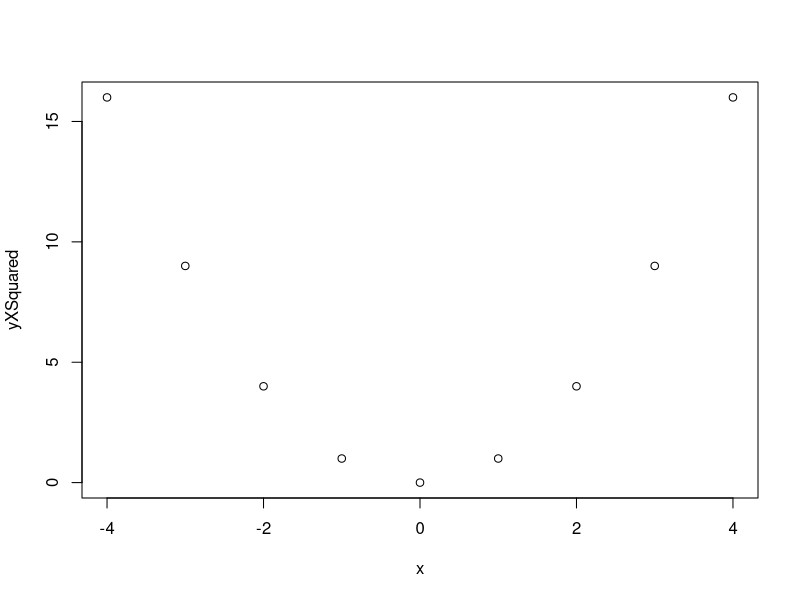
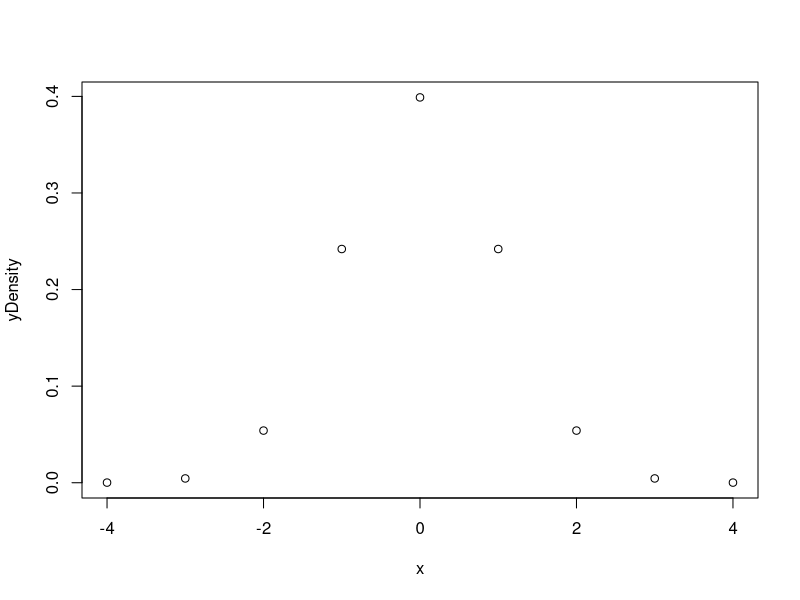
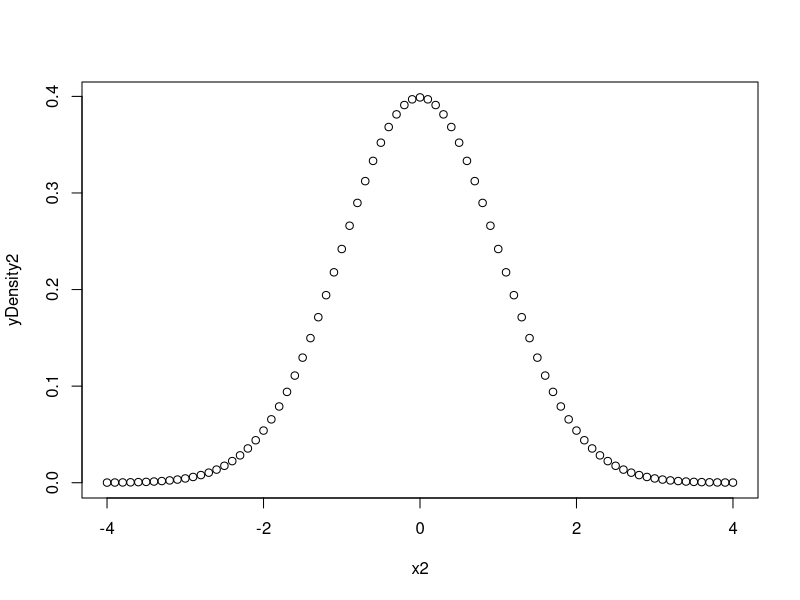
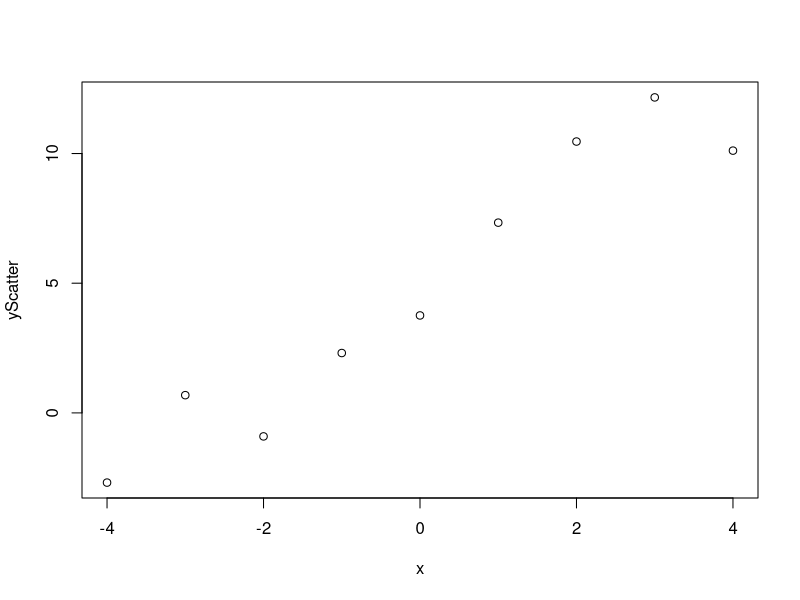
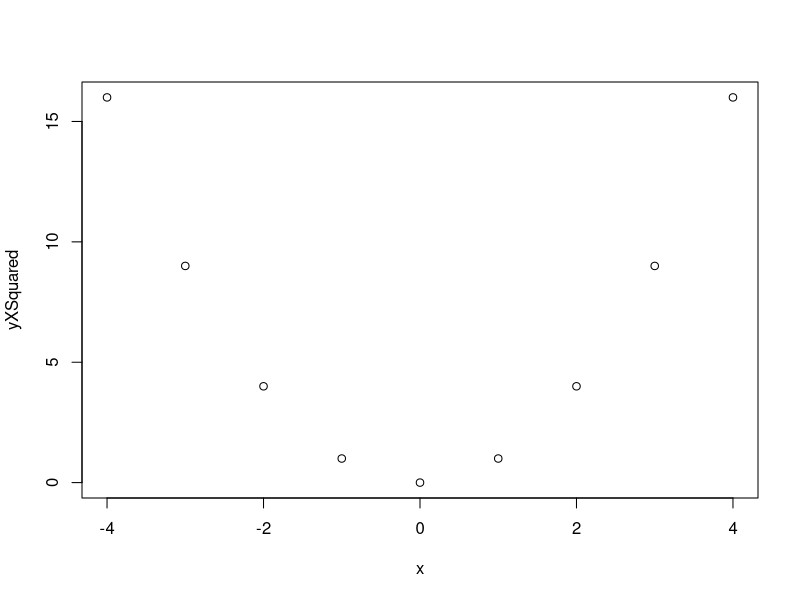
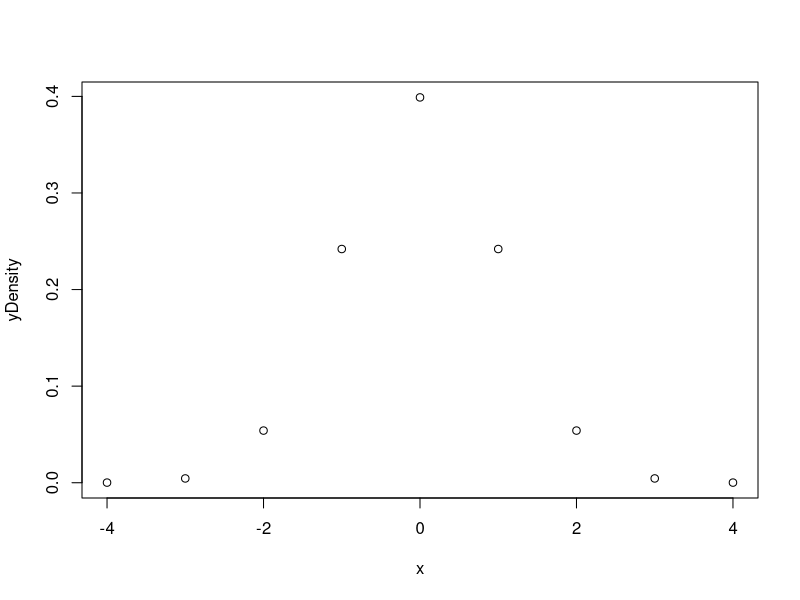
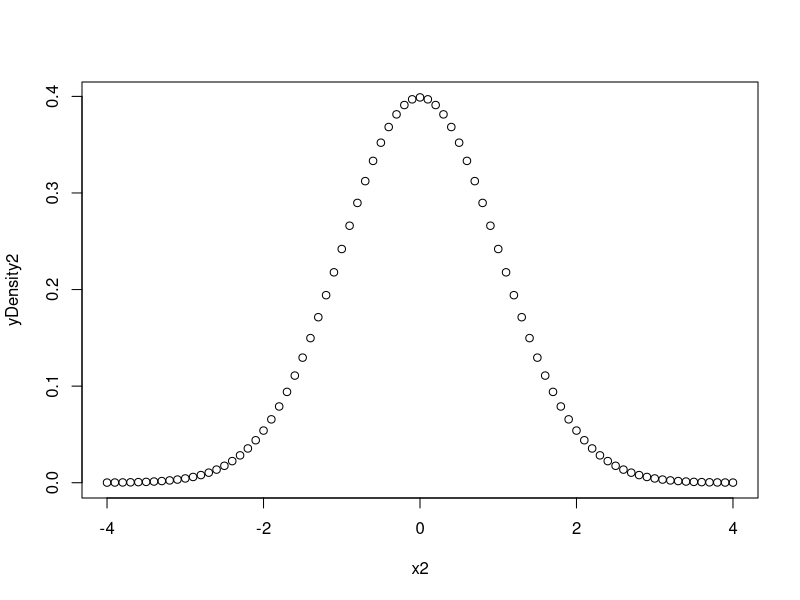
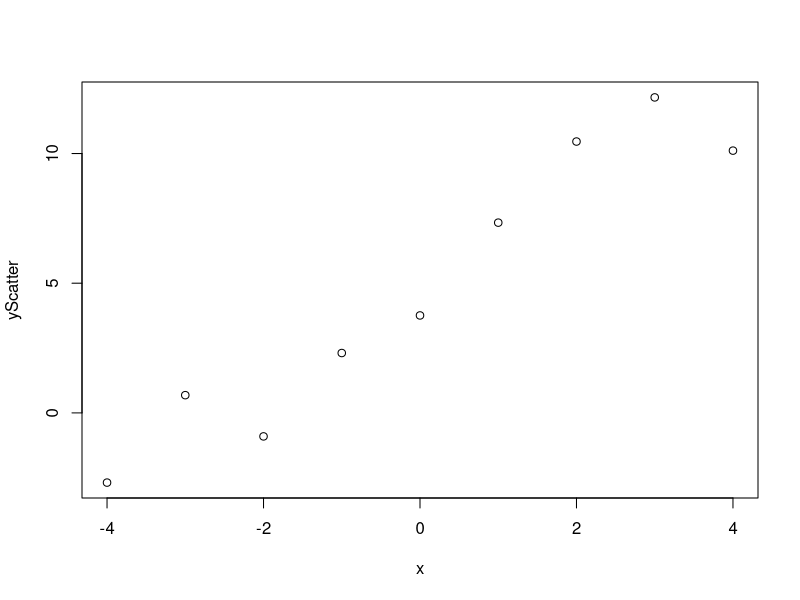

Write R code to recreate these figures, in order. (Note: this script raises an error after producing the figures.)
# Lesson08_VisualizingData.R
# Date: Mar 19, 2017 8:04:25 PM 2017
#
# Author: M. Joseph Meyer
###############################################################################

# set the seed
set.seed(7720)

# An important part of analyzing data in research is to visualize the data in a presentable way,
# in order for researchers and article readers to best understand relationships and trends in
# the data.  In this unit, we'll look at various plotting methods, arguments, and other customizable
# options that will help you make plots that best fit your data.  We will also describe some best
# practices with data visualization that may help you avoid making misleading or ambiguous plots.

#------------------------------------------------------------

# Basic plot function:

# The basic plot function is in the form

# plot(x,y)

# Where x is the vector of x-coordinates, and y is the vector of y-coordinates.

# When plotting using this form, x and y need to have the same number of elements!

# Some examples:
x <- -4:4
x2 <- seq(-4,4,.1)
yXSquared <- x^2
yDensity <- dnorm(x)
yDensity2 <- dnorm(x2)
yScatter <- x*2 + 5 + rnorm(9,sd=1.5)
plot(x,yXSquared)
plot(x,yDensity)
plot(x2,yDensity2)
plot(x,yScatter)

# When making plots, the plots will go on the bottom-right part of the RStudio screen (see the
# slides on Collab for pictures!)

#------------------------------------------------------------

# Arguments for many plot methods

# Because every dataset looks different from other datasets, each plot may need to
# be customized differently for each dataset.  Luckily, R has many customization options
# for plotting data!  The most common arguments used for the plot function when
# plotting data are below:

# The type argument is used to choose whether to plot points, lines, or some combination of
# the two.

# p: points
plot(x,yXSquared,type="p")
plot(x,yDensity,type="p")
plot(x2,yDensity2,type="p")
plot(x,yScatter,type="p")

# l: lines
# Note that the line will connect the points in order of the x and y coordinates specified.
plot(x,yXSquared,type="l")
plot(x,yDensity,type="l")
plot(x2,yDensity2,type="l")
plot(x,yScatter,type="l")

# b: both lines and points
plot(x,yXSquared,type="b")
plot(x,yDensity,type="b")
plot(x2,yDensity2,type="b")
plot(x,yScatter,type="b")

# c: the lines part alone of "b"
plot(x,yXSquared,type="c")
plot(x,yDensity,type="c")
plot(x2,yDensity2,type="c")
plot(x,yScatter,type="c")

# o for both lines and points 'over-plotted'
plot(x,yXSquared,type="o")
plot(x,yDensity,type="o")
plot(x2,yDensity2,type="o")
plot(x,yScatter,type="o")

# "h" for 'histogram' like (or â€˜high-densityâ€™) vertical lines
plot(x,yXSquared,type="h")
plot(x,yDensity,type="h")
plot(x2,yDensity2,type="h")
plot(x,yScatter,type="h")

# "n" for no plotting
# This option is useful when you want to plot multiple sets of lines or points using separate functions
# (we'll go over the points() and lines() functions later in this script)
plot(x,yXSquared,type="n")
plot(x,yDensity,type="n")
plot(x2,yDensity2,type="n")
plot(x,yScatter,type="n")

#------------------

# Labels

# To add labels to your plot, you can use the xlab, ylab, and main arguments!

# xlab adds/changes the label for the x-axis
# ylab adds/changes the label for the y-axis
# main adds/changes the title

plot(x,yXSquared,type="l",xlab="x",ylab="x^2",main="Parabola")
plot(x,yDensity,type="l",xlab="quantile",ylab="density",main="Rough Normal Distribution")
plot(x,yScatter,xlab="IV",ylab="DV",main="Simulated Scatterplot")

#------------------

# xaxt, yaxt

# if you set xaxt or yaxt to "n", you can remove the default tick marks
# for the corresponding axis.  This is useful when you want to define
# your own tick marks:

plot(x,yXSquared,xaxt="n")
plot(x,yDensity,yaxt="n")

#------------------

# xlim, ylim

# To set the minimum and maximum values of the viewable plot, we can
# use the xlim and ylim arguments:

# Our default plot, with x on the x-axis and yDensity on the y-axis.  Here,
# we see that our x-axis goes from -4 to 4, and our y-axis goes from 0 to 0.4.

plot(x,yDensity)

# This is because the minimum and maximum values of x are -4 and 4, respectively...
min(x)
max(x)

# ... and the minimum and maximum values of yDensity are approximately 0 and 0.4,
# respectively:
min(yDensity)
max(yDensity)

# When using the xlim and ylim arguments, the arguments expect a vector of two values:
# the minimum and maximum limits for the x-axis and y-axis, respectively.

# For example, xlim=c(0,4) changes the view to only show the part of the plot between
# an x value of 0 and an x value of 4:
plot(x,yDensity,xlim=c(0,4))

# ylim=c(0,0.5) changes the view to only show the part of the plot between a y value
# of 0 and a y value of 0.5:
plot(x,yDensity,ylim=c(0,0.5))

# Be careful when choosing xlim and ylim values in your own plots.  While it may be helpful
# to change the limits of the plot so that you can focus on certain parts of the data, you need 
# to make sure that you're not masking important parts of your plot, or making your plot too
# small to see any differences between groups.

# Going back to the xlim example:
plot(x,yDensity,xlim=c(0,4))

# It looks like the our yDensity values decrease as x increase.  However, if we look at
# our original plot:
plot(x,yDensity)

# we can see that yDensity first increases, and then decreases.  A very different trend!

#------------------

# col

# The col argument changes the color of the points or lines in 
# the plot.  Make sure to put the name of the color in quotes!

# col="red" when using type="l" sets the color of the line to red
plot(x,yXSquared,type="l",xlab="x",ylab="x^2",main="Parabola",col="red")

# col="red" when using type="p" sets the color of the points to red
plot(x,yXSquared,type="p",xlab="x",ylab="x^2",main="Parabola",col="red")

# For the full range of colors you can use in R, look at the link
# https://stat.columbia.edu/~tzheng/files/Rcolor.pdf, or at the Rcolor.pdf file on
# Collab.

# If you're familiar with writing colors in RGB (red,blue,green) format, you can use
# the rgb function.  The rgb function has three minimum arguments, which each take values from 0 to 1.
# The higher the number, the more of that color is added to the final color (so rgb(red=0.5,green=0,blue=0.5) should
# give you purple).
# col=rgb(red=0,green=0,blue=1) sets the color of the line to blue
plot(x,yXSquared,type="l",xlab="x",ylab="x^2",main="Parabola",
     col=rgb(red=0,green=0,blue=1))

# col=rgb(red=0.5,green=0,blue=0.5) sets the color of the line to purple
plot(x,yXSquared,type="l",xlab="x",ylab="x^2",main="Parabola",
     col=rgb(red=0.5,green=0,blue=0.5))

# Extra info: if you know how to write colors as hex codes, you can use that too!
# col="#E57200" sets the color of the line to UVa's shade of orange (RGB values 229,114,0)
plot(x,yXSquared,type="l",xlab="x",ylab="x^2",main="Parabola",col="#E57200")

# col="#232D4B" sets the color of the line to UVa's shade of navy blue (RGB values 35,45,75)
plot(x,yXSquared,type="l",xlab="x",ylab="x^2",main="Parabola",col="#232D4B")

#------------------

# lty: line type

# If you want to change the type of the line (i.e., to a dotted line), you can use
# the lty argument.

# 0 = blank
plot(x,yScatter,type="l",lty=0)

# 1 = solid (default)
plot(x,yScatter,type="l",lty=1)

# 2 = dashed
plot(x,yScatter,type="l",lty=2)

# 3 = dotted
plot(x,yScatter,type="l",lty=3)

# 4 = dotdash
plot(x,yScatter,type="l",lty=4)

# 5 = longdash
plot(x,yScatter,type="l",lty=5)

# 6 = twodash
plot(x,yScatter,type="l",lty=6)

# the lty argument can also take character strings of the options:
plot(x,yScatter,type="l",lty="dashed")

#------------------

# lwd: line thickness

# If you want to change the thickness of a line, you can use the lwd argument.

# 1 is the default
plot(x,yScatter,type="l")
plot(x,yScatter,type="l",lwd=1)

# Thicker lines: > 1
plot(x,yScatter,type="l",lwd=2)
plot(x,yScatter,type="l",lwd=5)
plot(x,yScatter,type="l",lwd=10)

# Thinner lines: < 1 (only positive numbers work)
plot(x,yScatter,type="l",lwd=0.5)
plot(x,yScatter,type="l",lwd=0.2)
plot(x,yScatter,type="l",lwd=0.1)

#------------------

# cex: magnification level, i.e. for points

# If you want to change the size of a point, you can use the cex argument.

# 1 is the default
plot(x,yScatter,type="p")
plot(x,yScatter,type="p",cex=1)

# larger sizes: > 1
plot(x,yScatter,type="p",cex=2)
plot(x,yScatter,type="p",cex=5)
plot(x,yScatter,type="p",cex=10)

plot(x,yScatter,type="p",cex=x+5)

# smaller sizes: < 1
plot(x,yScatter,type="p",cex=0.5)
plot(x,yScatter,type="p",cex=0.2)
plot(x,yScatter,type="p",cex=0.1)

# Note that this is different than lwd - the cex argument will increase the 
# radius of the point circle (the size of the whole point), while lwd
# will increase the thickness of the line of the point.
# cex: increasing the radius
plot(x,yScatter,type="p",cex=2)
# lwd: increasing the thickness
plot(x,yScatter,type="p",lwd=2)

#------------------

# pch - point type

# If you want to change the type of the point (i.e., to a square), you can use
# the pch argument.

# There are over 100 possible options for point types.  See
# https://www.rdocumentation.org/packages/graphics/versions/3.5.1/topics/points
# for more details.

# Some examples of points:

# 1 is the default
plot(x,yScatter,type="p")
plot(x,yScatter,type="p",pch=1)

# 0: square
plot(x,yScatter,type="p",pch=0)

# 2: triangle
plot(x,yScatter,type="p",pch=2)

plot(x,yScatter,type="p",pch="R")

# 3: plus
plot(x,yScatter,type="p",pch=3)

# 4: cross
plot(x,yScatter,type="p",pch=4)

# 8: star
plot(x,yScatter,type="p",pch=8)

# 19: solid circle
plot(x,yScatter,type="p",pch=19,col="blue")

# For certain points (21:25), we can change the fill color by using bg:

# 21: filled circle
# col="blue" changes the border or line of the points to blue, and bg="red" changes the
# inside or fill of the points to red:
plot(x,yScatter,type="p",pch=21,bg="red",col="blue")

# 22: filled square
# bg="green" changes the inside or fill of the points to green:
# Note that we didn't change the color of the point line this time, so the outer part of the point
# is still black by default
plot(x,yScatter,type="p",pch=22,bg="green")

# 24: filled triangle
# col="blue" changes the border or line of the points to blue, bg="red" changes the
# inside or fill of the points to red, cex=3 makes the points 3 times bigger, and lwd=2
# makes the lines of the points 2 times thicker:
plot(x,yScatter,type="p",pch=24,bg="red",col="blue",cex=3,lwd=2)

# We can also use keyboard symbols to specify other kinds of point types:
plot(x,yScatter,type="p",pch="*",cex=3)
plot(x,yScatter,type="p",pch="+",cex=3)
plot(x,yScatter,type="p",pch="$",cex=3)
plot(x,yScatter,type="p",pch="5",cex=3)
plot(x,yScatter,type="p",pch="P",cex=3)

# More examples can be found at
# http://www.sthda.com/english/wiki/r-plot-pch-symbols-the-different-point-shapes-available-in-r

#------------------------------------------------------------

# The par function

# In addition to all of these arguments, we can use the par function to 
# manipulate plots further.

# While arguments in the plot function will customize the points, lines, and axes in
# the plot, the arguments in the par function will customize the entire plot and the
# area around it.

# Unlike most functions, running the par function will change the options of the
# plot globally; that is, all future plots will also have any customization options
# you set.  To reset these options, we need to save the output of the par function
# to an R object (typically named "op", but can be any name), and then run the par
# function again after we run the plot functions with the R object (op) as the only
# argument.

# Let's try an example.  As we'll see below, the mfrow argument in the par function will let you
# have multiple plots in the plotting area.
# To start, we can run the par function with the mfrow argument we want.  We then save
# the options by assigning them to an object (op):
op <- par(mfrow=c(1,3))

# Note that op is now a list containing all the original values of the options we set
# from the par function, so that we can reset the options back later:
str(op)

# Next, we run the plots:
plot(x,yXSquared,type="l",xlab="x",ylab="x^2",main="Red Parabola",col="red")
plot(x,yXSquared,type="l",xlab="x",ylab="x^2",main="Blue Parabola",col="blue")
plot(x,yXSquared,type="l",xlab="x",ylab="x^2",main="Green Parabola",col="darkgreen")

# and then we can revert the options so that only one plot is in in the plotting area by
# putting the object op back into the function:
par(op)

# Remember that if we don't do this or run all the code, we'll continue to have 3 plots
# in the plotting area!

# If you want to know the default values of any argument, you can run the par function
# with just the name of the argument in quotes:

par("mfrow")

#------------------

# mar: Change the margins of the plot

par("mar")

# This corresponds with the current margin size, in order of
# bottom, left, top, and right.

# Let's start by plotting x and yXSquared.
plot(x,yXSquared)

# Now, let's try decreasing the margins:
op <- par(mar=c(0.2,0.2,0.2,0.2))
plot(x,yXSquared)
par(op)

# And now increasing them:
op <- par(mar=c(10,10,10,10))
plot(x,yXSquared)
par(op)

# What if we go farther?
op <- par(mar=c(40,40,40,40))
plot(x,yXSquared)
par(op)

# If our margins are too large, we'll get the error "figure margins too large."
# You may see this error come up when your plot size for RStudio is too small, as well.

#------------------

# bg: change the background

# bg="blue" sets the entire plotting area to the color blue
op <- par(bg="blue")
plot(x,yXSquared,type="l",col="red")
par(op)

#------------------

# mfrow: multiple plots at once

# What if we want to combine all three plots into one?  Then, we can use the mfrow
# argument!

par("mfrow")

# This sets up a window that will plot up to 3 plots at once in a 1 x 3 grid (1 = number of
# rows, and 3 = number of columns)
op <- par(mfrow=c(1,3))
# Plotting 3 plots
plot(x,yXSquared,type="l")
plot(x,yDensity,type="l")
plot(x,yScatter)
# Remember: this statement reverts the par() options so that you can plot one plot at a time!
par(op)

#------------------------------------------------------------

# Functions to plot over existing plots

# In addition to the plot function, which will create a new plot each time,
# We can also use certain functions to draw lines, points, and other things to already existing plots.
# Note that these can only be used if a plot already exists - you'll need to create a run the plot
# function at least once first.

# Also, in many cases, the arguments used in the plot function will work in these functions, too.
# For example, arguments that customize points can be used in the points function.

# points() - add additional points to the plot.
# Plot a line where x contains the x-coordinates and yXSquared contains the y-coordinates
plot(x,yXSquared,type="l")
# Plot points as stars (pch=8) at each value of x and yXSquared on top of the line
points(x,yXSquared,pch=8)

#------------------

# lines()
# plotting yDensity vs. x (fewer values)
plot(x,yDensity,type="l",lty=3)
# plotting yDensity2 vs. x2 (more values)
lines(x2,yDensity2,col="blue")

# Plotting yScatter vs. x
plot(x,yScatter)
# plotting a line of best fit (or regression line)
lines(x,2*x+5)

# We can set up a blank plot using type="n" if we just want to plot multiple lines using the
# lines() function.
plot(x,yXSquared,type="n",xlim=c(-4,4),ylim=c(-4,20))
lines(x,yXSquared,col="blue")
lines(x,yDensity,col="red")
lines(x,yScatter,col="green")

# If you want to specify a specific plot size first, you can plot the minimum and maximum values
# in the first plot function:
plot(c(-4,4),c(-4,20),type="n")
lines(x,yXSquared,col="blue")
lines(x,yDensity,col="red")
lines(x,yScatter,col="green")

# Or, you can use the xlim and ylim arguments when doing the initial plot:
plot(x,yXSquared,type="n",xlim=c(-4,4),ylim=c(-4,20))# Note that you still need to specify x and y values!
lines(x,yXSquared,col="blue")
lines(x,yDensity,col="red")
lines(x,yScatter,col="green")

#------------------

# abline - plot intercept and slope

# You can use the abline to draw a line based on the intercept and slope of a line
# The function uses the form abline(a,b), and will plot the line y = b*x + a, where
# b is the slope and a is the intercept.

# abline is useful if you perform a simple linear regression, and want to plot a
# line of best fit.

# Plotting our scatterplot (yScatter vs. x)
# As a reminder, yScatter = x*2 + 5 + some amount of errors, so the line of best fit
# should have an intercept of 5 (a = 5) and a slope of 2 (b = 2).
plot(x,yScatter)
abline(a=5,b=2)

#------------------

# text - plot text

# If we want to add text to our plot, we can use the text function

# The text function is in the form text(x,y,"my text"), where x and y are the initial
# x and y coordinates of the text.

# Just like with lines and points, you can use certain plot arguments with text.  For
# example, we can use the cex argument to magnify the size of the text.

plot(x,yXSquared,type="l",xlim=c(-6,3),ylim=c(-2,14),col="blue")
text(-2,9,"This is a parabola.",cex=2)

#------------------

# polygon - plot a polygon

# If you wanted to plot a polygon, you can use the polygon function!

# The polygon function is in the form polygon(x,y), where x is all the x values
# and y is all the y values (just like with plot, lines, points, etc.)

# Note that a line will be drawn across all points, as well as a line between the last
# point and the first.

# Plotting a blank plot, using the x and y values to determine the minimum and maximum
# values of the plot.
plot(c(1,7),c(1,7),type="n",main="Triangle")
# Plotting a triangle with coordinates (2, 2), (6, 2), and (6, 6).
polygon(c(2,6,6),c(2,2,6))

# Plotting a stop sign
plot(x,yXSquared,type="n",xlim=c(1,7),ylim=c(1,7),main="Stop Sign")
# Plotting a dark red octagon (8 sets of x and y coordinates)
polygon(c(2,3,5,6,6,5,3,2),c(5,6,6,5,3,2,2,3),col="darkred")
# Adding the word "STOP" to the stop sign (magnified 5 times and with the color white)
text(4,3.75,"STOP",col="white",cex=5)

#------------------

# rect - plot a rectangle

# If you just wanted to plot a rectangle (i.e., to draw a box around something), you
# can use the rect function

# The rect function is in the form rect(xleft,ybottom,xright,ytop), representing the 
# x and y coordinates for the bottom left and top right corner points, respectively.

plot(c(1,7),c(1,7),type="n",main="Square")
# Plotting a rectangle (square) with the bottom left point at (2, 2), and the top right point
# at (6, 6).
rect(xleft=2,ybottom=2,xright=6,ytop=6)

plot(c(1,7),c(1,7),type="n",main="Rectangle")
# Plotting a rectangle with the bottom left point at (3, 2), and the top right point
# at (5, 6).
rect(3,2,5,6)

#------------------

# arrows - add arrows to plot

# If you want to add arrows to a plot, you can use the arrows function!

# The arrows function is in the form
# arrows(x0, y0, x1 = x0, y1 = y0)

# Where x0 and y0 are the coordinates of the tail of the arrow, and x1 and y1 are the
# coordinates of the head of the arrow
# Note that if you don't include x1 or y1, then x1 is set to x0, and y1 is set to y0

# Plotting our parabola
plot(x,yXSquared,type="l",xlim=c(-3,3),ylim=c(-2,14),col="blue")
# Adding an arrow with tail coordinates (-1, 9) and head coordinates (-3, 9) (and setting
# the color to red)
arrows(-1,9,-3,9,col="red")

# Plotting our triangle from before
plot(c(1,7),c(1,7),type="n",main="Find X")
polygon(c(2,6,6),c(2,2,6))
# Adding in X
text(4,4.5,"X",cex=2)
# Drawing a blue arrow to X
arrows(2,6,3.5,5,col="blue")
# And yelling "There it is!" using the text function
text(2,6.25,"There it is!",cex=2,col="blue")

#------------------------------------------------------------

# axis() functions

# axis() will let you customize the tick marks on the x-axis or y-axis.

# The axis function is in the form
# axis(side, at, labels)
# Where side is the side of the plot you're adding tick marks to (1=below, 2=left,
# 3=above and 4=right), at is the vector of values where you're adding tick marks,
# and labels is what you want the tick marks to say (you can skip using this argument
# if you want the labels to be the same as the values)

# Let's start with our initial plot
plot(x, yXSquared, type="l", col="blue")

# Let's suppose we want to change the tick marks on the y-axis (on the left) to go up every
# 3 values instead of every 5 values.

# First, when doing so, typically we use the xaxt="n" and/or yaxt="n",
# so that we can start with empty tick marks before adding new ones using
# axis (otherwise, both the old tick marks and the new ones will be on the plot).
plot(x, yXSquared, type="l", col="blue",yaxt="n")

# Then, we can use the axis function, using side = 2 and at = seq(0,15, by = 3):
plot(x, yXSquared, type="l", col="blue")
axis(side = 2, at = seq(0,15,by = 3))

# We can also add unique labels for the values, if it makes sense to do so:
# Plotting the parabola with no tick marks on the y-axis
plot(x, yXSquared, type="l", col="blue",yaxt="n")
# Adding tick marks at 0, 5, 10, and 15, with the labels "nothing", "some", "a lot", "way too much"
axis(side = 2, at = seq(0,15,5), labels=c("nothing","some", "a lot","way too much"))

# If we want to change the tick marks on the x-axis (the bottom side), we can use side = 1:
# Plotting the parabola with no tick marks on the x-axis
plot(x, yXSquared, type="l", col="blue",xaxt="n")
# This will make the first, or bottom side (the x-axis) have tick marks for every integer from -4 to 4
axis(side = 1, at = -4:4)

# We can also add tick marks on other sides of the plot (this may be helpful if you want to have two
# different scales on the same plot
# This will make the fourth, or right side mimic the values on the left side (the y-axis)
axis(side = 4, at = seq(0, 15, by=5))

#------------------

# legend() will let you add a legend to your plot

# The basic form of legend is

# legend(x, legend)

# where x is the position of the legend, and legend is a vector of labels.

# Note that x here can be an x-coordinate, but is more typically a general position in the plot instead
# (i.e., "bottomright", "bottom", "bottomleft", "left", "topleft", "top", "topright", "right" and "center").
# Also, in order to match the labels with the plot, you'll need to use similar arguments used
# when making the plot itself.

# To start, let's draw our parabola (that has a quadratic trend) and a new line (which has a linear trend).
plot(x, yXSquared, type="l", col="blue")
lines(x, x + 5, col="red")

# By default, lty (line type) or lwd (line thickness) is used to draw colored lines in the legend, 
# pch (point type) is used to draw points, and fill is used to draw colored boxes.  You can also use other
# arguments (i.e., col) to customize the lines, points, and boxes further.

# This draws a legend in the bottom left that has labels "linear" and "quadratic," and adds a red and blue line,
# both with line type 1.  Here, red and blue were chosen along with line type 1 because those were the colors and
# line types of the lines in the plot.
legend("bottomright", legend = c("linear", "quadratic"),lty=c(1,1),
       col = c("red", "blue"))

# This draws a legend at the top that has labels "linear" and "quadratic," and adds a red and blue point,
# with point types 3 and 5, respectively
legend("top", legend = c("linear", "quadratic"),	col = c("red", "blue"), pch=c(3,5))

# This draws a legend in the bottom right that has labels "linear" and "quadratic," and adds a red and blue colored box
legend("bottomright", legend = c("linear", "quadratic"), fill = c("red", "blue"))

# Note that the legend, too, draws over the graph you already made.  Make sure you put the
# legend in a reasonable place!

#------------------------------------------------------------

# title function

# Another way to add a title is using the title function!

# This is useful if there are plots from other packages that
# don't have a title.

plot(x,yScatter,main="")
title(main="My New Title")

#------------------------------------------------------------

# Saving plots to files

# One way to save plots to files is to use functions to do so, similarly to writing files.

# The basic idea with saving plots is to create and open a file, draw the plot inside the file,
# and then close the file.

# This structure is similar to the sink function (see lesson 6). With the sink function, we
# created and opened a file, wrote output to that file, and then closed the file.

# While the initial file opening functions may differ depending on what kind of file you're 
# creating, you will always need to close the file using the dev.off() function -- otherwise,
# all future plots will be drawn in that file, too!

#------------------

# Plot saving functions

# pdf function - save a plot to a pdf file

# The basic form of the pdf function is

# pdf(file name, height, width)

# The file name is the path where the file will be saved, and the height and width are how large
# the final picture is, in inches.

# A good size for saving plots (i.e., for publications) is to use a height of 5 and a width of 6.

# Opening file
pdf("Lesson_09_tutorial_plots_xSquared.pdf",height=5,width=6)
# Running the plot
plot(x,yXSquared,type="l")
# Closing the file - This is necessary in order to stop plotting to the pdf
dev.off()

# One benefit of using the pdf function over the other functions is that multiple plots can be
# saved to the same file.  Each new plot (i.e., with the plot function) will be on its own page
# in the file

# Opening file
pdf("Lesson_08_tutorial_plots_AllPlots.pdf",height=5,width=6)
# First plot - page 1
plot(x,yXSquared,type="l")
# Second plot - page 2
plot(x,yDensity,type="l")
# Third plot - page 3
plot(x,yScatter)
# Closing the file - This is necessary in order to stop plotting to the pdf
dev.off()

#------------

# png function - save a plot to a png file

# Png files may be useful when you can't use a pdf for some reason

# The basic form of the png function is similar to the pdf function

# By default, height and width are in pixels, so we set units to inches to be consistent with pdf().
# Res is the resolution in ppi (points per inch) -- if you don't know what to choose for this, 300 ppi
# is fine
# Note that you can only plot one plot at a time using the png device

# Opening file
png("Lesson_09_tutorial_plots.png",height=5,width=6,units="in",res=300)
# Running the plot
plot(x,yXSquared,type="l")
# Closing the file
dev.off()

#------------

# jpeg function - save a plot to a jpg file

# When creating plots that can't be saved as a pdf (i.e., for journals that won't accept pdfs for plots),
# png is almost always the next best option.  However, if you want to create a picture that has a smaller
# file size than a png, the jpeg function may be useful.

# The jpeg function is set up in the same way as the png function:

# Opening file
jpeg("Lesson_09_tutorial_plots.jpg",height=5,width=6,units="in",res=300)
# Running the plot
plot(x,yXSquared,type="l")
# Closing the files
dev.off()

#------------------------------------------------------------

# Other types of plots:

# histogram
hist(yXSquared)

# Histograms can take similar arguments to the plot function:

# Adding labels and making the bars grey
hist(yXSquared,main="Squared Values",xlab="Value",col="grey")

# The breaks argument allows you to control the binning of the
# data; that is, how many bars will be in the histogram

# Note that if R can't put your data into a specific number of bins, it may change
# the number of bins automatically to fit all the data in the plot.

# breaks=seq(0,20,by=2) will set the approximate number of breaks to 10, starting at 0
# and ending at 20
hist(yXSquared,main="Squared Values",xlab="Value", breaks=seq(0,20,by=2),col="grey")

# Look at the x-axis - the tick marks didn't change with the breaks we defined!
# Let's fix that.

# The same plot as above, but without any tick marks on the x-axis (xaxt="n")
hist(yXSquared,main="Squared Values",xlab="Value",
     breaks=seq(0,20,by=2),col="grey",xaxt="n")
# Adding in tick marks that are the same as the bins we added
axis(1,seq(0,20,by=2))

# Now, our x-axis matches!

#------------

# boxplot

# We can use the boxplot function to make a boxplot

# The basic form of a boxplot is 

# boxplot(dataset)

# where dataset is either a data frame or matrix containing all the variables you want to look at

# Let's plot boxplots for x, yXSquared, and yScatter
boxplot(cbind(x,yXSquared,yScatter))

# Boxplots can also take similar arguments to the plot function:

# Making all the boxplots green (col="green") and doubling the thickness (lwd=2)
boxplot(cbind(x,yXSquared,yScatter),col="green",lwd=2)
# Making each boxplot a unique color and thickness
boxplot(cbind(x,yXSquared,yScatter),col=c("#E57200","#232D4B","#B59A57"),lwd=c(2,1,4))

#------------

# barplot

# a barplot takes a matrix of values and plots them as bars, where each value in the matrix corresponds
# to the height of the bars
# Each column corresponds to one set of bars, and each row corresponds to one color.

# This is useful when plotting means of values, such as group means when looking at
# how one variable predicts another.

# The basic form of a barplot is 

# barplot(matrix of heights,beside=TRUE,col,
#		legend.text,args.legend=list(x=position))

# where "matrix of heights" is the matrix of values that correspond to the heights of each bar,
# beside = true puts all the values in each column together, while making spaces between each set of values,
# col is the color of each bar
# legend.text is the vector of labels for the legend
# args.legend is a list containing other arguments for the legend (i.e., the position)

# Let's try an example that looks at how sleep and caffeine potentially affects test scores.  Sleep and
# caffeine each have two levels -- the levels for sleep are < 5 hours and >= 5 hours, and the levels
# of caffeine are 0-1 cups of coffee and 2-3 cups of coffee.

# Creating a matrix of cell means.  Factor A corresponds to the rows, and Factor B corresponds to the columns
cellMeanMatrix<-matrix(c(48,42,40,36),byrow=TRUE,nrow=2,dimnames=list(c("< 5 Hours",">= 5 Hours"),c("0-1 Cups","2-3 Cups")))
cellMeanMatrix

# Marginal means for Sleep (means of each row)
marginalMeansSleep <- apply(cellMeanMatrix,1,mean)
marginalMeansSleep

# Marginal means for Caffeine (means of each column)
marginalMeansCaffeine <- apply(cellMeanMatrix,2,mean)
marginalMeansCaffeine

# Plotting cell means
# Here, we're plotting the values in cellMeanMatrix.  We set beside to be true, and the colors of each pair
# of bars to be orange and purple.  The legend text will be equal to the row names of cellMeanMatrix (since
# the columns represent the sets of bars, or the means for each level of caffeine, the rows will represent
# the heights of each bar within each set, or the means for each level of sleep).
# In this plot, we decided to put the legend in the top left (args.legend=list(x="topleft")), and then we
# changed the limits of the y axis to be from 0 to 60 (ylim=c(0,60)).
barplot(cellMeanMatrix,beside=TRUE,col=c("orange","purple"),
        legend.text = rownames(cellMeanMatrix),args.legend=list(x="topleft"),
        ylim=c(0,60))

# If we set beside to false, the bars are set on top of each other instead
barplot(cellMeanMatrix,beside=FALSE,col=c("orange","purple"),
        legend.text = rownames(cellMeanMatrix),args.legend=list(x="topleft"))

# Plotting marginal means for sleep
# Since we're only plotting two values, we don't need to have a legend, and so
# we'll leave out the legend arguments
barplot(marginalMeansSleep,beside=TRUE,col=c("orange","purple"))

# Plotting marginal means for caffeine
# Since we're only plotting two values, we don't need to have a legend, and so
# we'll leave out the legend arguments
barplot(marginalMeansCaffeine,beside=TRUE,col=c("orange","purple"))

# If we want, we can add in the values of the means above each bar.
# To do so, we need to get the x values from the barplot, and then
# use them as x coordinates in a text function.  The y coordinates will be the means + 1 (to add a
# space between the number and the bar), and the labels will be the means, too

# Let's try this with the group means for caffeine.  First, we get the x values
# from the barplot by assigning the output of the barplot to an R object - say, xCaffeineScores:
# We're adding in ylim=c(0,50) too so there's enough room to see the numbers
# Also, the plot is independent of the barplot output - the plot will still show up even when we assign
# the output to a variable, and using the variable won't rerun the plot
xCaffeineScores <- barplot(marginalMeansCaffeine,beside=TRUE,col=c("orange","purple"),ylim=c(0,50))
xCaffeineScores

# Next, we write a text function that has xCaffeineScores as the x-coordinates, marginalMeansCaffeine + 1
# as the y-coordinates, and marginalMeansCaffeine as the labels:
text(x=xCaffeineScores,y=marginalMeansCaffeine+1,labels=marginalMeansCaffeine)

# And now the means are at the top of each bar!

# You can also use these means and x-coordinates along with the lines function to add error bars, if you
# want.  To get 95% confidence interval values, you can use the ci.mean function in the Publish package, or
# if you want to calculate standard errors for 2*standard error bars, you can use the std.error function
# in the plotrix package.

#------------

# qqnorm/qqline

# To make a qqplot of a variable (i.e., to assess normality of a dependent variable),
# we can use the qqnorm and qqline functions:

# The qqnorm function plots the actual points, and the qqline function draws the line
qqnorm(yScatter)
qqline(yScatter)

# The line here represents the relationship between the actual values of yScatter, and the
# expected values of yScatter, assuming we expect a normal distribution.

# The closer the points are to the line, the less likely the distribution of the variable
# deviates from normality.

#------------

# pairs - "matrix" of scatterplots

# This provides an easy way of looking at relationships between sets of variables

# For example, if you have 3 independent variables predicting a dependent variable,
# we can use this to see how the independent variables relate to each other, as well
# as see how well each independent variable predicts the dependent variable

# The form of pairs is pairs(dataset), where dataset is either a data frame or matrix
# containing all the variables you want to look at

# Let's plot x with yXSquared and yScatter
pairs(cbind(x,yXSquared,yScatter))

# Amazingly, x seems to have a quadratic relationship with yXSquared, and a linear relationship
# with yScatter!  (This comes as no surprise, since we constructed yXSquared and yScatter that
# way)

# Also, since yScatter has a linear relationship with x, and yXSquared is just x^2, yXSquared seems
# to have an approximately quadratic relationship with yScatter too.

#------------

# persp - 3D plot

# Another way of looking at multiple variables at the same time is with 3D plots

# We can use the persp function to do this

# The basic idea is that for some set of x and y values, we should have a matrix of
# z values, where z is a function of x and y.  The persp function then takes the form

# persp(x,y,z)

# Where x and y are the vectors of x and y coordinates, and z is the matrix of z values.

# Create x and y values
randVarX <- seq(-pi/2,pi/2,pi/4)
randVarY <- seq(-pi/2,pi/2,pi/4)
# Create an empty matrix with 5 rows and 5 columns called myJointFunction
myJointFunction<-matrix(nrow=5,ncol=5)
# for i and j between 1 and 5...
for(i in 1:5){
  for(j in 1:5){
    # Calculate the value of (sin(ith x)^2 + cos(jth y)^2)/25, and assign it to
    # the element in myJointFunction in the ith row and jth column
    tempX<-randVarX[i]
    tempY<-randVarY[j]
    myJointFunction[i,j]<-(sin(tempX)^2+cos(tempY)^2)/25
  }
}
# So every row in myJointFunction corresponds to an x value, and every column corresponds
# to a y value.

# Once you have the matrix of z values (the myJointFunction matrix), we can put it into
# persp!
persp(x=randVarX,y=randVarY,z=myJointFunction)

# To make the plot easier to see, let's add some colors.  We'll create a vector of 5 colors that correspond to
# the 5 x and y values:

my3dColors <- c("red",'blue',"gold","green","purple")
persp(x=randVarX,y=randVarY,z=myJointFunction,col=my3dColors)

# The persp function also has two rotation arguments: theta and phi.

# theta controls the "horizontal" or azimuthal rotation of the plot
persp(x=randVarX,y=randVarY,z=myJointFunction,theta=30,col=my3dColors)
persp(x=randVarX,y=randVarY,z=myJointFunction,theta=90,col=my3dColors)
persp(x=randVarX,y=randVarY,z=myJointFunction,theta=135,col=my3dColors)
persp(x=randVarX,y=randVarY,z=myJointFunction,theta=330,col=my3dColors)

# phi controls the "vertical" or colatitude rotation of the plot
persp(x=randVarX,y=randVarY,z=myJointFunction,phi=0,col=my3dColors)
persp(x=randVarX,y=randVarY,z=myJointFunction,phi=70,col=my3dColors)
persp(x=randVarX,y=randVarY,z=myJointFunction,phi=90,col=my3dColors)
persp(x=randVarX,y=randVarY,z=myJointFunction,phi=135,col=my3dColors)
persp(x=randVarX,y=randVarY,z=myJointFunction,phi=45,col=my3dColors)
persp(x=randVarX,y=randVarY,z=myJointFunction,phi=330,col=my3dColors)
